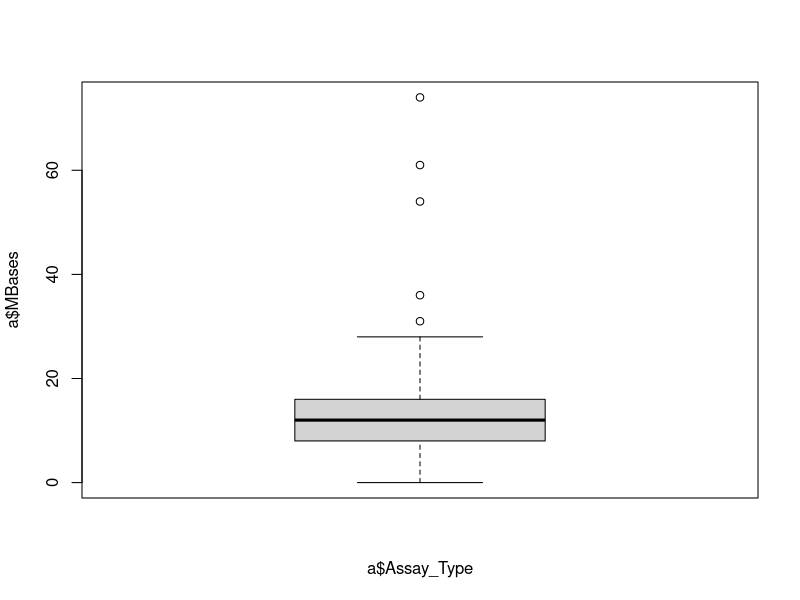

Write R code to recreate this figure. (Note: this script raises an error after producing the figure.)
rm(list = ls())
options(stringsAsFactors = F)

a = read.csv("SraRunTable.csv")
sort(a$MBases,decreasing=T)[1]
max(a$MBases)
min(a$MBases)
fivenum(a$MBases)

# boxplot
boxplot(a$MBases~a$Assay_Type)

# grab rna
table(a$Assay_Type)
rna = a[a$Assay_Type == "RNA-Seq",]
# mean(rna$MBases)
# colMeans(rna[,c(2,3)])
for (i in 1:nrow(head(b))){
  print(mean(as.numeric(b[i,])))
}
# as.numeric(rna)

# apply function
# x = as.numeric(b[i,])
# 1代表axis=1
apply(head(b),1,function(x){
  max(x)
})

# define function rowMax
rowMax = function(x){
  apply(x,1,max)
}
rowMax(head(b))

yang <- function(x){
  for (i in 1:nrow(x)){
    x = as.numeric(b[i,])
    y = x[1]+x[2]-x[3]
    print(y)
  }
}
yang(head(b))

# MBase是数据量的大小，可能我们会舍去小于5000,小于50这里
b = a[a$MBase > 50,]

# variance and standard deviation
# Like var this uses denominator n−1 
sd_f = sd(c(1,2,3))^2
sort(apply(b,1,sd),decreasing = T)[1:10]
cg = names(sort(apply(b,1,sd),decreasing = T)[1:10])
pheatmap::pheatmap(b[1])
